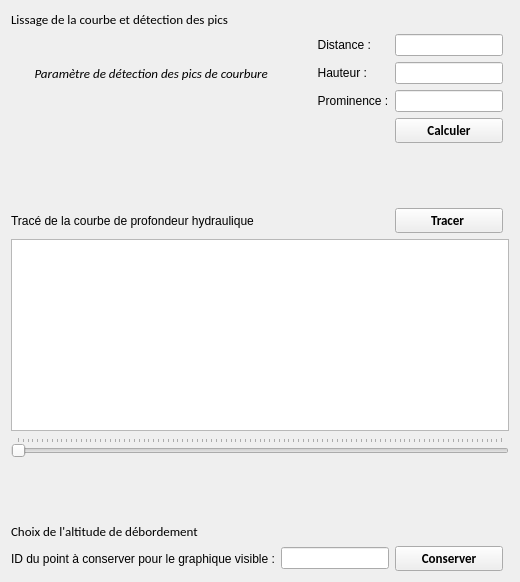
     <widget class="QWidget" name="tab_Courbure">
      <attribute name="title">
       <string>Courbure </string>
      </attribute>
      <layout class="QGridLayout" name="gridLayout_2">
       <item row="7" column="3">
        <widget class="QPushButton" name="pushButton_pic_curve">
         <property name="font">
          <font>
           <family>Calibri</family>
           <pointsize>10</pointsize>
           <weight>75</weight>
           <bold>true</bold>
           <strikeout>false</strikeout>
          </font>
         </property>
         <property name="text">
          <string>Calculer</string>
         </property>
         <property name="autoDefault">
          <bool>false</bool>
         </property>
        </widget>
       </item>
       <item row="3" column="3">
        <widget class="QLineEdit" name="lineEdit_curve_param1">
         <property name="alignment">
          <set>Qt::AlignCenter</set>
         </property>
        </widget>
       </item>
       <item row="3" column="2">
        <widget class="QLabel" name="curve_param1">
         <property name="text">
          <string>           Distance :</string>
         </property>
        </widget>
       </item>
       <item row="19" column="1" colspan="4">
        <widget class="QSlider" name="horizontalSlider_pic_curve">
         <property name="maximum">
          <number>100</number>
         </property>
         <property name="orientation">
          <enum>Qt::Horizontal</enum>
         </property>
         <property name="tickPosition">
          <enum>QSlider::TicksAbove</enum>
         </property>
        </widget>
       </item>
       <item row="20" column="1">
        <widget class="QLabel" name="label_current_profile_3">
         <property name="text">
          <string/>
         </property>
        </widget>
       </item>
       <item row="26" column="1">
        <widget class="QLabel" name="label_12">
         <property name="text">
          <string>ID du point à conserver pour le graphique visible :</string>
         </property>
        </widget>
       </item>
       <item row="26" column="3">
        <widget class="QPushButton" name="pushButton_conserver_pt">
         <property name="font">
          <font>
           <family>Calibri</family>
           <pointsize>10</pointsize>
           <weight>75</weight>
           <bold>true</bold>
           <strikeout>false</strikeout>
          </font>
         </property>
         <property name="text">
          <string>Conserver</string>
         </property>
         <property name="autoDefault">
          <bool>false</bool>
         </property>
        </widget>
       </item>
       <item row="11" column="1" colspan="4">
        <spacer name="horizontalSpacer_8">
         <property name="orientation">
          <enum>Qt::Horizontal</enum>
         </property>
         <property name="sizeHint" stdset="0">
          <size>
           <width>40</width>
           <height>20</height>
          </size>
         </property>
        </spacer>
       </item>
       <item row="0" column="1">
        <widget class="QLabel" name="label_7">
         <property name="font">
          <font>
           <family>Calibri</family>
           <pointsize>10</pointsize>
           <weight>50</weight>
           <bold>false</bold>
           <underline>false</underline>
           <strikeout>false</strikeout>
          </font>
         </property>
         <property name="text">
          <string>Lissage de la courbe et détection des pics</string>
         </property>
        </widget>
       </item>
       <item row="21" column="1" colspan="4">
        <spacer name="horizontalSpacer_11">
         <property name="orientation">
          <enum>Qt::Horizontal</enum>
         </property>
         <property name="sizeHint" stdset="0">
          <size>
           <width>40</width>
           <height>20</height>
          </size>
         </property>
        </spacer>
       </item>
       <item row="24" column="1">
        <widget class="QLabel" name="label">
         <property name="font">
          <font>
           <family>Calibri</family>
           <pointsize>10</pointsize>
           <weight>50</weight>
           <bold>false</bold>
           <underline>false</underline>
           <strikeout>false</strikeout>
          </font>
         </property>
         <property name="text">
          <string>Choix de l'altitude de débordement </string>
         </property>
        </widget>
       </item>
       <item row="5" column="3">
        <widget class="QLineEdit" name="lineEdit_curve_param3">
         <property name="alignment">
          <set>Qt::AlignCenter</set>
         </property>
        </widget>
       </item>
       <item row="17" column="1" colspan="4">
        <widget class="QGraphicsView" name="graphicsView_pic_curve">
         <property name="cursor" stdset="0">
          <cursorShape>CrossCursor</cursorShape>
         </property>
        </widget>
       </item>
       <item row="4" column="2">
        <widget class="QLabel" name="label_curve_param2">
         <property name="text">
          <string>           Hauteur :</string>
         </property>
        </widget>
       </item>
       <item row="5" column="2">
        <widget class="QLabel" name="label_curve_param3">
         <property name="text">
          <string>           Prominence :</string>
         </property>
        </widget>
       </item>
       <item row="22" column="1" colspan="4">
        <spacer name="horizontalSpacer_9">
         <property name="orientation">
          <enum>Qt::Horizontal</enum>
         </property>
         <property name="sizeHint" stdset="0">
          <size>
           <width>40</width>
           <height>20</height>
          </size>
         </property>
        </spacer>
       </item>
       <item row="9" column="1" colspan="4">
        <spacer name="horizontalSpacer_7">
         <property name="orientation">
          <enum>Qt::Horizontal</enum>
         </property>
         <property name="sizeHint" stdset="0">
          <size>
           <width>40</width>
           <height>20</height>
          </size>
         </property>
        </spacer>
       </item>
       <item row="12" column="3">
        <widget class="QPushButton" name="pushButton_tracer_pic_curve">
         <property name="font">
          <font>
           <family>Calibri</family>
           <pointsize>10</pointsize>
           <weight>75</weight>
           <bold>true</bold>
           <strikeout>false</strikeout>
          </font>
         </property>
         <property name="text">
          <string>Tracer </string>
         </property>
         <property name="autoDefault">
          <bool>false</bool>
         </property>
        </widget>
       </item>
       <item row="12" column="1">
        <widget class="QLabel" name="label_22">
         <property name="text">
          <string>Tracé de la courbe de profondeur hydraulique</string>
         </property>
        </widget>
       </item>
       <item row="26" column="2">
        <widget class="QLineEdit" name="lineEdit_id_pt_conserver">
         <property name="alignment">
          <set>Qt::AlignCenter</set>
         </property>
        </widget>
       </item>
       <item row="4" column="3">
        <widget class="QLineEdit" name="lineEdit_curve_param2">
         <property name="alignment">
          <set>Qt::AlignCenter</set>
         </property>
        </widget>
       </item>
       <item row="4" column="1">
        <widget class="QLabel" name="label_23">
         <property name="font">
          <font>
           <family>Calibri</family>
           <pointsize>10</pointsize>
           <weight>50</weight>
           <italic>true</italic>
           <bold>false</bold>
           <strikeout>false</strikeout>
          </font>
         </property>
         <property name="text">
          <string>        Paramètre de détection des pics de courbure </string>
         </property>
        </widget>
       </item>
       <item row="8" column="3">
        <widget class="QLabel" name="label_calcul_OK_9">
         <property name="font">
          <font>
           <family>Calibri</family>
           <pointsize>8</pointsize>
           <weight>50</weight>
           <italic>true</italic>
           <bold>false</bold>
           <strikeout>false</strikeout>
          </font>
         </property>
         <property name="text">
          <string/>
         </property>
        </widget>
       </item>
      </layout>
     </widget>
